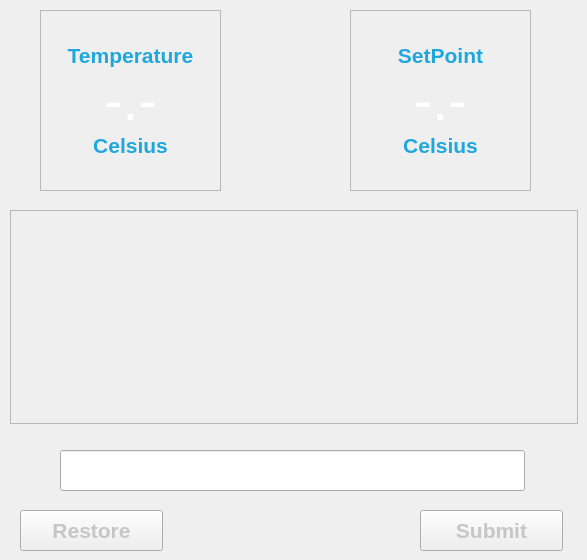
          <widget class="QWidget" name="heating_page">
           <widget class="QFrame" name="frame_7">
            <property name="enabled">
             <bool>true</bool>
            </property>
            <property name="geometry">
             <rect>
              <x>40</x>
              <y>10</y>
              <width>181</width>
              <height>181</height>
             </rect>
            </property>
            <property name="styleSheet">
             <string notr="true">border-image: url(:/background.png/setpage_Ring.png);</string>
            </property>
            <property name="frameShape">
             <enum>QFrame::StyledPanel</enum>
            </property>
            <property name="frameShadow">
             <enum>QFrame::Raised</enum>
            </property>
            <widget class="QLabel" name="Temperature_9">
             <property name="geometry">
              <rect>
               <x>20</x>
               <y>30</y>
               <width>141</width>
               <height>31</height>
              </rect>
             </property>
             <property name="font">
              <font>
               <family>Arial</family>
               <pointsize>16</pointsize>
               <weight>75</weight>
               <italic>false</italic>
               <bold>true</bold>
              </font>
             </property>
             <property name="styleSheet">
              <string notr="true">border-image:none;
color: rgb(29, 167, 221);</string>
             </property>
             <property name="text">
              <string>Temperature</string>
             </property>
             <property name="scaledContents">
              <bool>false</bool>
             </property>
             <property name="alignment">
              <set>Qt::AlignCenter</set>
             </property>
             <property name="margin">
              <number>0</number>
             </property>
            </widget>
            <widget class="QLabel" name="Temperature_Value_sub">
             <property name="geometry">
              <rect>
               <x>20</x>
               <y>60</y>
               <width>141</width>
               <height>61</height>
              </rect>
             </property>
             <property name="font">
              <font>
               <family>Arial</family>
               <pointsize>42</pointsize>
               <weight>9</weight>
               <italic>false</italic>
               <bold>false</bold>
              </font>
             </property>
             <property name="styleSheet">
              <string notr="true">border-image:none;
font: 75 42pt &quot;Arial&quot;;
color: rgb(255, 255, 255);</string>
             </property>
             <property name="text">
              <string>-.-</string>
             </property>
             <property name="scaledContents">
              <bool>false</bool>
             </property>
             <property name="alignment">
              <set>Qt::AlignCenter</set>
             </property>
             <property name="margin">
              <number>0</number>
             </property>
            </widget>
            <widget class="QLabel" name="Temperature_11">
             <property name="geometry">
              <rect>
               <x>20</x>
               <y>120</y>
               <width>141</width>
               <height>31</height>
              </rect>
             </property>
             <property name="font">
              <font>
               <family>Arial</family>
               <pointsize>16</pointsize>
               <weight>75</weight>
               <italic>false</italic>
               <bold>true</bold>
              </font>
             </property>
             <property name="styleSheet">
              <string notr="true">border-image:none;
color: rgb(29, 167, 221);</string>
             </property>
             <property name="text">
              <string>Celsius</string>
             </property>
             <property name="scaledContents">
              <bool>false</bool>
             </property>
             <property name="alignment">
              <set>Qt::AlignCenter</set>
             </property>
             <property name="margin">
              <number>0</number>
             </property>
            </widget>
           </widget>
           <widget class="QFrame" name="frame_8">
            <property name="enabled">
             <bool>true</bool>
            </property>
            <property name="geometry">
             <rect>
              <x>350</x>
              <y>10</y>
              <width>181</width>
              <height>181</height>
             </rect>
            </property>
            <property name="styleSheet">
             <string notr="true">border-image: url(:/background.png/setpage_Ring.png);</string>
            </property>
            <property name="frameShape">
             <enum>QFrame::StyledPanel</enum>
            </property>
            <property name="frameShadow">
             <enum>QFrame::Raised</enum>
            </property>
            <widget class="QLabel" name="Temperature_12">
             <property name="geometry">
              <rect>
               <x>20</x>
               <y>30</y>
               <width>141</width>
               <height>31</height>
              </rect>
             </property>
             <property name="font">
              <font>
               <family>Arial</family>
               <pointsize>16</pointsize>
               <weight>75</weight>
               <italic>false</italic>
               <bold>true</bold>
              </font>
             </property>
             <property name="styleSheet">
              <string notr="true">border-image:none;
color: rgb(29, 167, 221);</string>
             </property>
             <property name="text">
              <string>SetPoint</string>
             </property>
             <property name="scaledContents">
              <bool>false</bool>
             </property>
             <property name="alignment">
              <set>Qt::AlignCenter</set>
             </property>
             <property name="margin">
              <number>0</number>
             </property>
            </widget>
            <widget class="QLabel" name="Temperature_setpt_sub">
             <property name="geometry">
              <rect>
               <x>20</x>
               <y>60</y>
               <width>141</width>
               <height>61</height>
              </rect>
             </property>
             <property name="font">
              <font>
               <family>Arial</family>
               <pointsize>42</pointsize>
               <weight>9</weight>
               <italic>false</italic>
               <bold>false</bold>
              </font>
             </property>
             <property name="styleSheet">
              <string notr="true">border-image:none;
font: 75 42pt &quot;Arial&quot;;
color: rgb(255, 255, 255);</string>
             </property>
             <property name="text">
              <string>-.-</string>
             </property>
             <property name="scaledContents">
              <bool>false</bool>
             </property>
             <property name="alignment">
              <set>Qt::AlignCenter</set>
             </property>
             <property name="margin">
              <number>0</number>
             </property>
            </widget>
            <widget class="QLabel" name="Temperature_14">
             <property name="geometry">
              <rect>
               <x>20</x>
               <y>120</y>
               <width>141</width>
               <height>31</height>
              </rect>
             </property>
             <property name="font">
              <font>
               <family>Arial</family>
               <pointsize>16</pointsize>
               <weight>75</weight>
               <italic>false</italic>
               <bold>true</bold>
              </font>
             </property>
             <property name="styleSheet">
              <string notr="true">border-image:none;
color: rgb(29, 167, 221);</string>
             </property>
             <property name="text">
              <string>Celsius</string>
             </property>
             <property name="scaledContents">
              <bool>false</bool>
             </property>
             <property name="alignment">
              <set>Qt::AlignCenter</set>
             </property>
             <property name="margin">
              <number>0</number>
             </property>
            </widget>
           </widget>
           <widget class="QPushButton" name="tmp_submit_btn">
            <property name="geometry">
             <rect>
              <x>420</x>
              <y>510</y>
              <width>143</width>
              <height>41</height>
             </rect>
            </property>
            <property name="font">
             <font>
              <family>Arial</family>
              <pointsize>16</pointsize>
              <weight>75</weight>
              <bold>true</bold>
             </font>
            </property>
            <property name="cursor">
             <cursorShape>ArrowCursor</cursorShape>
            </property>
            <property name="styleSheet">
             <string notr="true">QPushButton {
	border-image: url(:/background.png/subpage_general_btn.png);
	color: rgb(198, 198, 198);
}

QPushButton:hover {
	border-image: url(:/background.png/subpage_general_btn_pressed.png);
}</string>
            </property>
            <property name="text">
             <string>Submit</string>
            </property>
           </widget>
           <widget class="QPushButton" name="tmp_restore_btn">
            <property name="geometry">
             <rect>
              <x>20</x>
              <y>510</y>
              <width>143</width>
              <height>41</height>
             </rect>
            </property>
            <property name="font">
             <font>
              <family>Arial</family>
              <pointsize>16</pointsize>
              <weight>75</weight>
              <bold>true</bold>
             </font>
            </property>
            <property name="cursor">
             <cursorShape>ArrowCursor</cursorShape>
            </property>
            <property name="styleSheet">
             <string notr="true">QPushButton {
	border-image: url(:/background.png/subpage_general_btn.png);
	color: rgb(198, 198, 198);
}

QPushButton:hover {
	border-image: url(:/background.png/subpage_general_btn_pressed.png);
}</string>
            </property>
            <property name="text">
             <string>Restore</string>
            </property>
           </widget>
           <widget class="QFrame" name="heating_subframe">
            <property name="geometry">
             <rect>
              <x>10</x>
              <y>210</y>
              <width>568</width>
              <height>214</height>
             </rect>
            </property>
            <property name="styleSheet">
             <string notr="true">border-image: url(:/background.png/realtimegraph_border.png);</string>
            </property>
            <property name="frameShape">
             <enum>QFrame::StyledPanel</enum>
            </property>
            <property name="frameShadow">
             <enum>QFrame::Raised</enum>
            </property>
           </widget>
           <widget class="QLabel" name="label_14">
            <property name="geometry">
             <rect>
              <x>250</x>
              <y>80</y>
              <width>60</width>
              <height>37</height>
             </rect>
            </property>
            <property name="styleSheet">
             <string notr="true">border-image: url(:/background.png/arrow.png);</string>
            </property>
            <property name="text">
             <string/>
            </property>
           </widget>
           <widget class="QLineEdit" name="tmp_getinput_setpt">
            <property name="geometry">
             <rect>
              <x>60</x>
              <y>450</y>
              <width>465</width>
              <height>41</height>
             </rect>
            </property>
            <property name="font">
             <font>
              <family>Arial</family>
              <pointsize>16</pointsize>
              <weight>75</weight>
              <bold>true</bold>
             </font>
            </property>
            <property name="styleSheet">
             <string notr="true">QLineEdit {
	border-image: url(:/background.png/enter_bar.png);
	color: rgb(255, 255, 255);
	padding-left:20px;
	padding-right: 20px;
}

QLineEdit:hover {

	border-image: url(:/background.png/enter_bar_selected.png);
}

QLineEdit:focus {
	border-image: url(:/background.png/enter_bar_selected.png);
}</string>
            </property>
            <property name="maxLength">
             <number>5</number>
            </property>
            <property name="placeholderText">
             <string>Enter Setpoint</string>
            </property>
            <property name="clearButtonEnabled">
             <bool>true</bool>
            </property>
           </widget>
          </widget>
